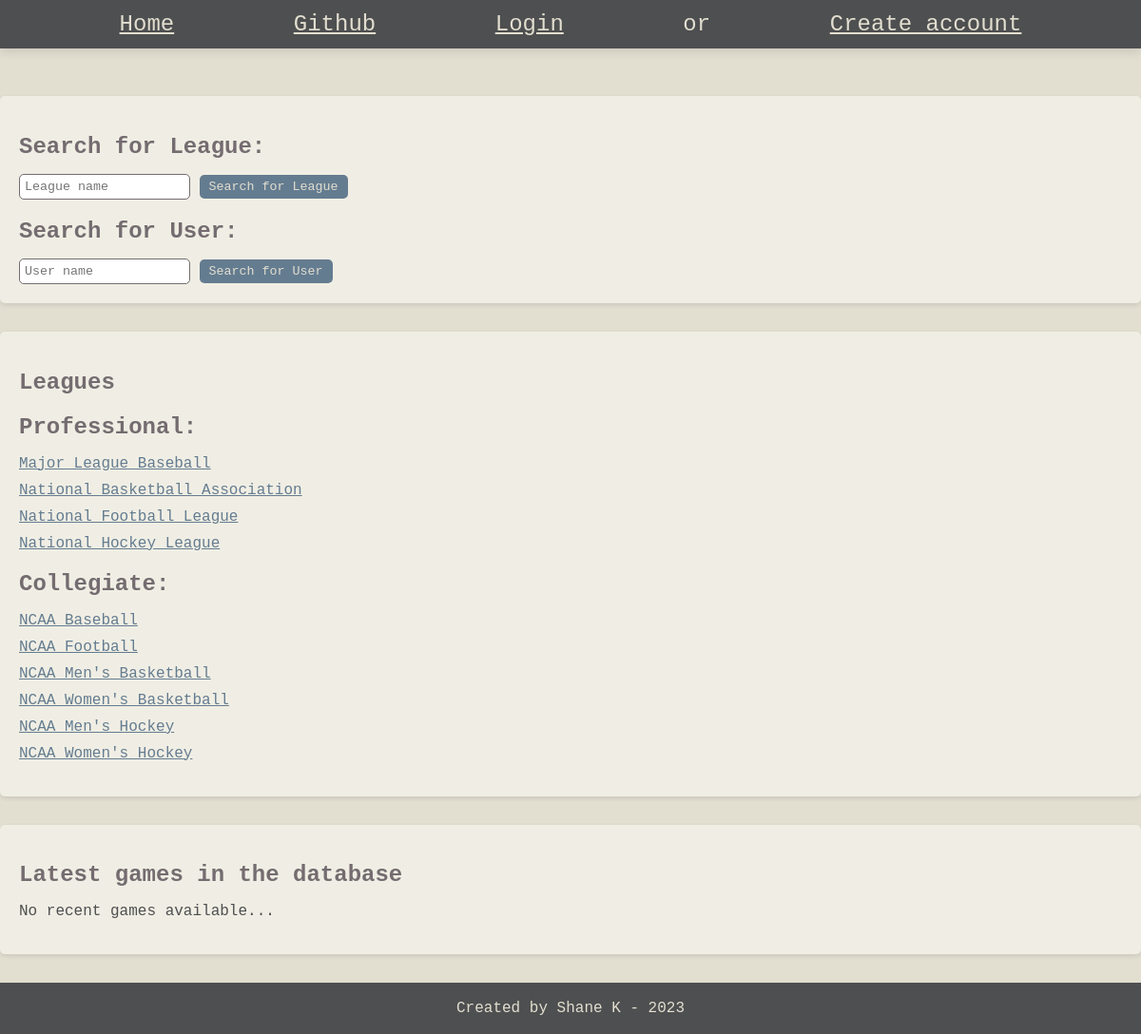
Page /rpiapp/ on the earlier database version.
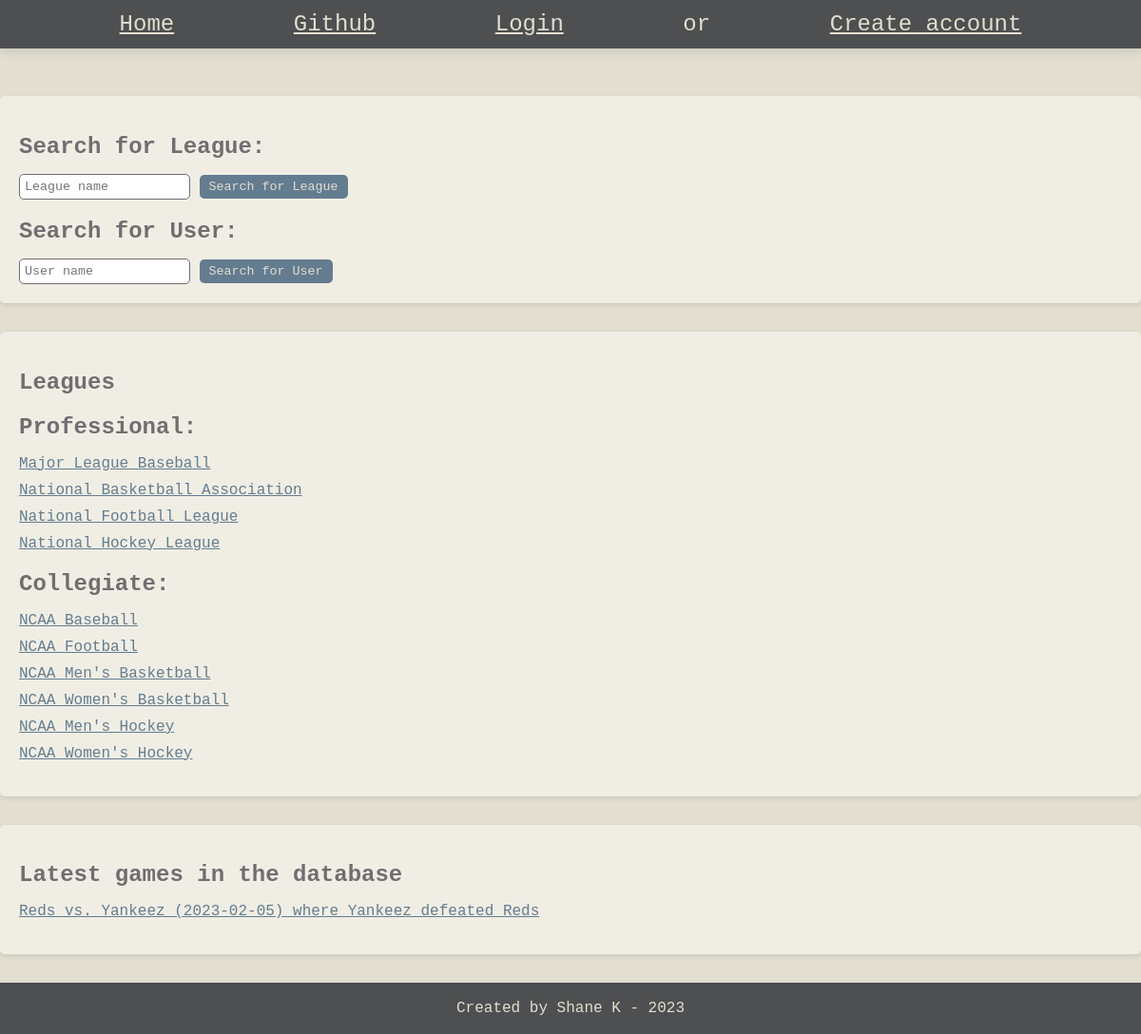
Same page on the later database version.
### rpiapp/models.py (models this page shows)
class League(models.Model):
    created_by = models.ForeignKey(User, on_delete=models.SET_NULL, related_name="user_leagues", null=True)
    name = models.CharField(max_length=100, unique=True)
    def __str__(self):
        return self.name

class Game(models.Model):
    created_by = models.ForeignKey(User, on_delete=models.SET_NULL, related_name="user_games", null=True)
    date      = models.DateField('Date of game')
    home_team = models.ForeignKey(Team, on_delete=models.CASCADE, related_name="home_games", null=True)
    away_team = models.ForeignKey(Team, on_delete=models.CASCADE, related_name="away_games", null=True)
    winner    = models.ForeignKey(Team, on_delete=models.CASCADE, related_name="won_games", null=True)
    loser     = models.ForeignKey(Team, on_delete=models.CASCADE, related_name="lost_games", null=True)
    season    = models.ForeignKey(Season, on_delete=models.CASCADE, related_name="season_games", null=True)
    league    = models.ForeignKey(League, on_delete=models.CASCADE, related_name="league_games", null=True)
    def __str__(self):
        return (f"{self.home_team} vs. {self.away_team} ({self.date}) where {self.winner} defeated {self.loser}")

class Team(models.Model):
    created_by = models.ForeignKey(User, on_delete=models.SET_NULL, related_name="user_teams", null=True)
    league = models.ForeignKey(League, on_delete=models.CASCADE, related_name="teams", null=True)
    name = models.CharField(max_length=100)
    class Meta:
        unique_together = ('league','name')
    def __str__(self):
        return self.name

### rpiapp/views.py (the view)
# urls.py: path("", views.index, name="index"),
def index(request):
    latest_games = Game.objects.all().order_by("-id")[:5]
    MAJOR_LEAGUES = ["Major League Baseball",
                     "National Basketball Association",
                     "National Football League",
                     "National Hockey League",
                     ]
    MAJOR_LEAGUES_OBJS = []
    for league in MAJOR_LEAGUES:
        MAJOR_LEAGUES_OBJS.append(get_object_or_404(League, name=league))
    NCAA_LEAGUES = ["NCAA Baseball",
                    "NCAA Football",
                    "NCAA Men's Basketball",
                    "NCAA Women's Basketball",
                    "NCAA Men's Hockey",
                    "NCAA Women's Hockey"
                    ]
    NCAA_LEAGUES_OBJS = []
    for league in NCAA_LEAGUES:
        NCAA_LEAGUES_OBJS.append(get_object_or_404(League, name=league))
    if request.method == 'POST':
        add_league_form = AddLeagueForm(request.POST)
        if add_league_form.is_valid():
            league = add_league_form.save()
            league.created_by = request.user
            league.save()
            messages.success(request, f"League '{league}' created successfully")
            return HttpResponseRedirect(reverse("rpiapp:league_details", args=[league.id]))
    else:
        add_league_form = AddLeagueForm()
    context = {
        "latest_games" : latest_games,
        "major_leagues_objs" : MAJOR_LEAGUES_OBJS,
        "ncaa_leagues_objs" : NCAA_LEAGUES_OBJS,
        "add_league_form" : add_league_form
    }
    return render(request, "rpiapp/index.html", context)

### rpiapp/forms.py
class AddLeagueForm(forms.ModelForm):
    class Meta:
        model = League
        fields = ['name',]

### rpiapp/templates/rpiapp/index.html (shortened to what this page needs)
{% extends 'rpiapp/base.html' %}
{% block content %}
<body>
    <section>
        <h2> Search for League: </h2>
        <form action="{% url 'rpiapp:league_search' %}" method="post">
            <input type="search" placeholder="League name" name="league_search_term">
            <button type="submit">Search for League</button>
        </form>
        <h2> Search for User: </h2>
        <form action="{% url 'rpiapp:user_search' %}" method="post">
            <input type="search" placeholder="User name" name="user_search_term">
            <button type="submit">Search for User</button>
        </form>
    </section>
    <section>
        <h1> Leagues </h1>
        <h2> Professional: </h2>
        <ul>
            {% for league in major_leagues_objs %}
            <li><a href="{% url 'rpiapp:league_details' league.id %}" > {{league}} </a></li>
            {% endfor %}
        </ul>
        <h2> Collegiate: </h2>
        <ul>
            {% for league in ncaa_leagues_objs %}
            <li><a href="{% url 'rpiapp:league_details' league.id %}" > {{league}} </a></li>
            {% endfor %}
        </ul>
    </section>
    <section>
        <h1> Latest games in the database </h1>
        {% if latest_games %}
            <ul>
                {% for game in latest_games %}
                    <li><a href="{% url 'rpiapp:game_details' game.league.id game.season.id game.id %}" > {{game}}</a></li>
                {% endfor %}
            </ul>
        {% else %}
            <p> No recent games available... </p>
        {% endif %}
    </section>
</body>
{% endblock %}

Differences in the rows shown:
added Game: home_team+away_team+date "Reds vs. Yankeez (2023-02-05) where Yankeez defeated Reds"
Other differences:
text no longer shown: "No recent games available..."
